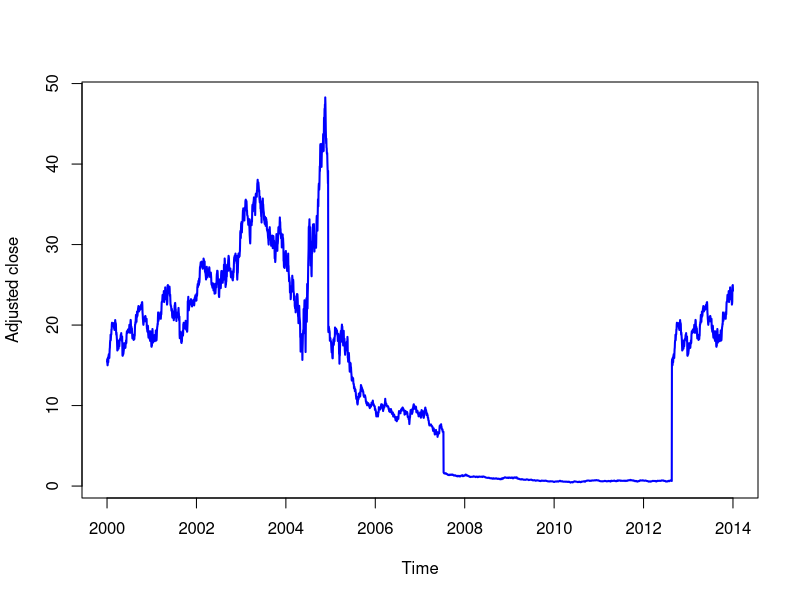

The R source for this figure:
stock.df = read.csv("table.csv", header = TRUE, stringsAsFactors = FALSE)
stock.ts = ts(data=stock.df$Adj.Close, frequency=252, start=c(2000, 1), end=c(2014, 1))
plot(stock.ts, col="blue", lwd=2, ylab="Adjusted close")
abline(lsfit(stock.ts, stock.ts))
